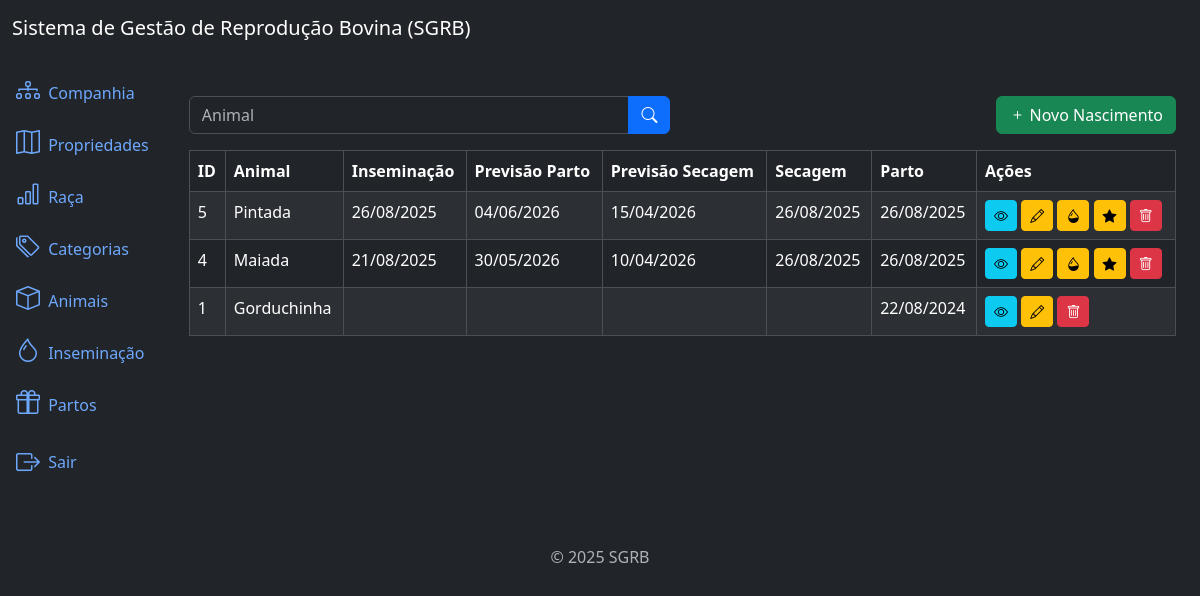
Page /births/list/ (signed in) on the earlier database version.
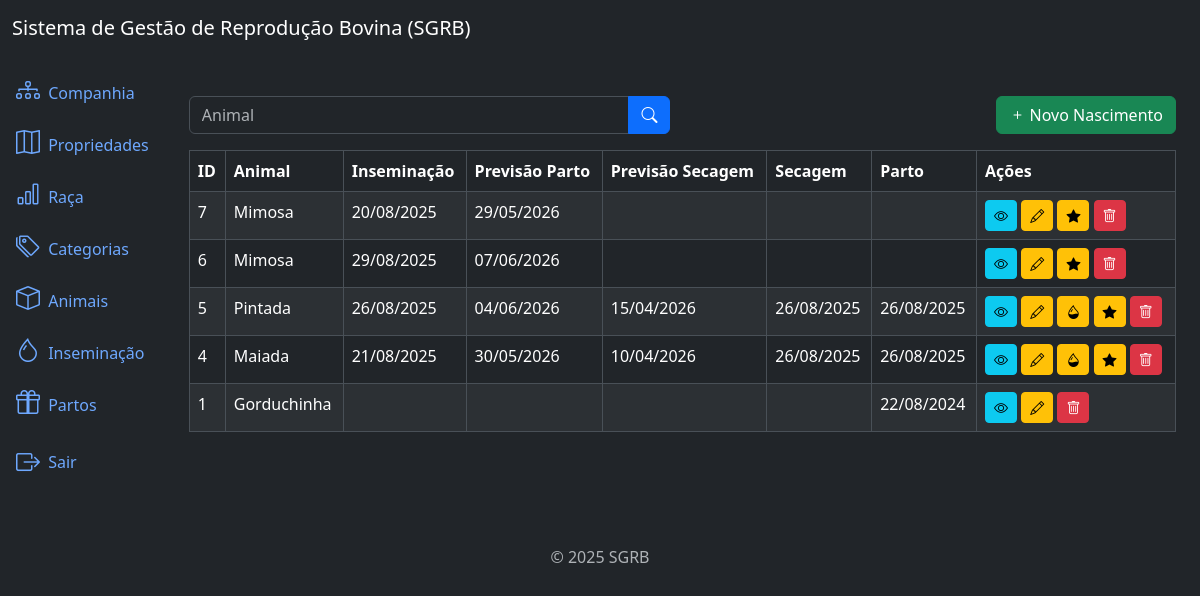
Same page on the later database version.
### births/models.py (models this page shows, shortened)
class Birth(models.Model):
    animal = models.ForeignKey(
        Animal,
        on_delete=models.PROTECT,
        related_name='births'
    )
    insemination = models.ForeignKey(
        Insemination,
        on_delete=models.PROTECT,
        null=True,
        blank=True,
        related_name='births'
    )
    expected_birth = models.DateField(null=True, blank=True)
    expected_dry = models.DateField(null=True, blank=True)
    dry = models.DateField(null=True, blank=True)
    birth = models.DateField(null=True, blank=True)
    created_at = models.DateTimeField(auto_now_add=True)
    updated_at = models.DateTimeField(auto_now=True)
    class Meta:
        ordering = ['-created_at']

### animals/models.py (models this page shows)
class Animal(models.Model):
    name = models.CharField(max_length=100)
    birth = models.DateField(null=True, blank=True)
    farm = models.ForeignKey(Farm, on_delete=models.PROTECT, related_name='animais')  # noqa
    breed = models.ForeignKey(Breed, on_delete=models.PROTECT, related_name='animais')  # noqa
    category = models.ForeignKey(Category, on_delete=models.PROTECT, related_name='animais') # noqa
    created_at = models.DateTimeField(auto_now_add=True)
    updated_at = models.DateTimeField(auto_now=True)
    culling_date = models.DateField(null=True, blank=True,verbose_name='Data da Baixa')  # noqa
    culling_reason = models.CharField(
        max_length=2,
        choices=CULLING_REASON_CHOICES,
        null=True,
        blank=True,
    )
    class Meta:
        ordering = ['name']
    def __str__(self):
        return self.name

### inseminations/models.py (models this page shows, shortened)
class Insemination(models.Model):
    animal = models.ForeignKey(Animal, on_delete=models.PROTECT, related_name='inseminations')  # noqa
    date_of_insemination = models.DateField()
    expected_pregnancy = models.DateField(null=True, blank=True)
    pregnancy_check = models.DateField(null=True, blank=True)
    is_pregnant = models.CharField(
        max_length=1,
        choices=PRENHEZ_CHOICES,
        null=True,
        blank=True
    )
    created_at = models.DateTimeField(auto_now_add=True)
    updated_at = models.DateTimeField(auto_now=True)
    class Meta:
        ordering = ['-created_at']

### births/views.py (the view)
# urls.py: path('births/list/', views.BirthListView.as_view(), name='birth_list'),  # noqa
class BirthListView(LoginRequiredMixin, PermissionRequiredMixin, ListView):  # noqa
    model = models.Birth
    template_name = 'birth_list.html'
    context_object_name = 'births'
    paginate_by = 10
    permission_required = 'births.view_birth'
    def get_queryset(self):
        queryset = super().get_queryset()
        name = self.request.GET.get('name')
        if name:
            queryset = queryset.filter(animal__name__icontains=name)
        return queryset

### births/templates/birth_list.html (shortened to what this page needs)
{% extends 'base.html' %}
{% block content %}
  <div class="row mb-3">
    <div class="col-md-6">
      <form method="get" action="{% url 'birth_list' %}">
        <div class="input-group">
          <input type="text" class="form-control" name="animal" placeholder="Animal" value="{{ request.GET.animal }}">
          <button type="submit" class="btn btn-primary">
            <i class="bi bi-search"></i>
          </button>
        </div>
      </form>
    </div>
    <div class="col-md-6">
      <a href="{% url 'birth_create' %}" class="btn btn-success float-end">
        <i class="bi bi-plus"></i> Novo Nascimento
      </a>
    </div>
  </div>
  <div class="table-responsive">
    <table class="table table-striped table-bordered">
      <thead class="thead-dark">
        <tr>
          <th>ID</th>
          <th>Animal</th>
          <th>Inseminação</th>
          <th>Previsão Parto</th>
          <th>Previsão Secagem</th>
          <th>Secagem</th>
          <th>Parto</th>
          <th>Ações</th>
        </tr>
      </thead>
      <tbody>
        {% for birth in births %}
          <tr>
            <td>{{ birth.id }}</td>
            <td>{{ birth.animal }}</td>
            <td>{{ birth.insemination.date_of_insemination|date:"d/m/Y" }}</td>
            <td>{{ birth.expected_birth|date:"d/m/Y" }}</td>
            <td>{{ birth.expected_dry|date:"d/m/Y" }}</td>
            <td>{{ birth.dry|date:"d/m/Y" }}</td>
            <td>{{ birth.birth|date:"d/m/Y" }}</td>
            <td>
              <a href="{% url "birth_detail" birth.id %}" class="btn btn-info btn-sm">
                <i class="bi bi-eye"></i>
              </a>
              <a href="{% url "birth_update" birth.id %}" class="btn btn-warning btn-sm">
                <i class="bi bi-pencil"></i>
              </a>
              {% if birth.expected_dry %}
                <a href="{% url "birth_check_dry" birth.id %}" class="btn btn-warning btn-sm">
                  <i class="bi bi-droplet-half"></i>
                </a>
              {% endif %}
              {% if birth.expected_birth %}
                <a href="{% url "birth_check_birth" birth.id %}" class="btn btn-warning btn-sm">
                 <i class="bi-star-fill"></i>
                </a>
              {% endif %}
              <a href="{% url "birth_delete" birth.id %}" class="btn btn-danger btn-sm">
                <i class="bi bi-trash"></i>
              </a>
            </td>
          </tr>
        {% empty %}
          <tr>
            <td colspan="8" class="text-center">Nenhum nascimento cadastrado.</td>
          </tr>
        {% endfor %}
      </tbody>
    </table>
  </div>
{% endblock %}

Differences in the rows shown:
added Birth: id "7", animal "Mimosa", insemination.date_of_insemination "20/08/2025", expected_birth "29/05/2026"
added Birth: id "6", animal "Mimosa", insemination.date_of_insemination "29/08/2025", expected_birth "07/06/2026"
